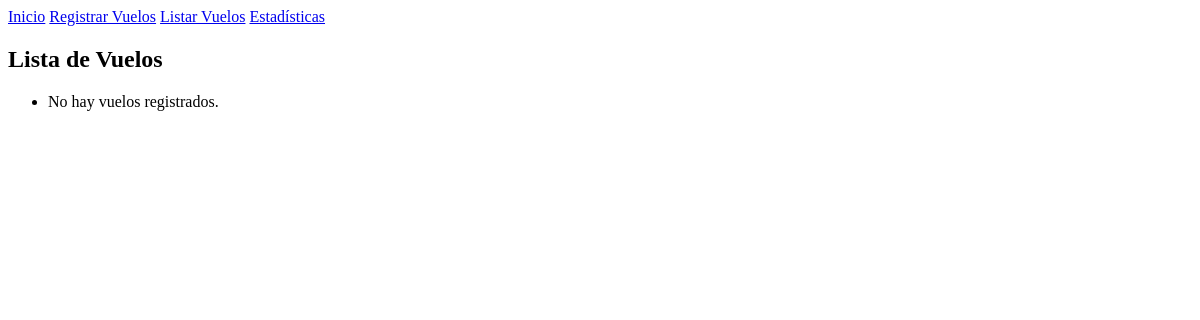
Page /listar/ on the earlier database version.
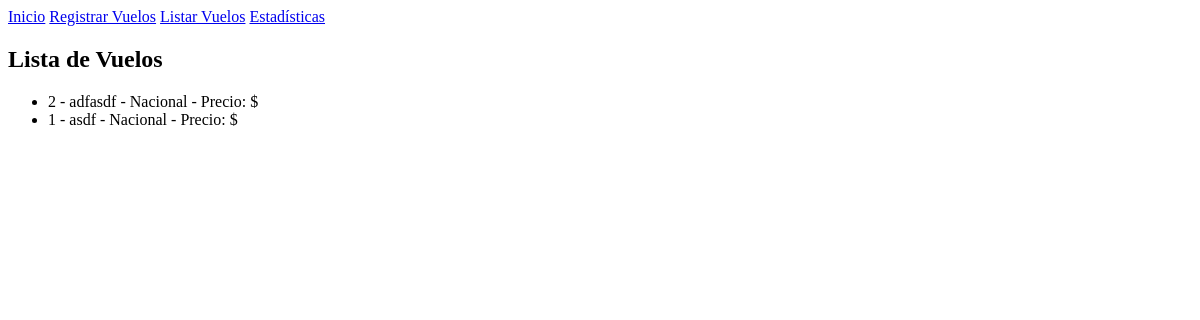
Same page on the later database version.
### avianca/models.py (models this page shows)
class Vuelo(models.Model):
    TIPOS_VUELO = [
        ('Nacional', 'Nacional'),
        ('Nacional', 'Internacional'),
    ]
    id = models.AutoField(primary_key=True)
    nombre = models.CharField(max_length=255)
    tipo = models.CharField(max_length=255, choices=TIPOS_VUELO)
    precio = models.IntegerField(validators=[MinValueValidator(50), MaxValueValidator(5000)], default=1)

### avianca/views.py (the view)
# urls.py: path('listar/', views.listar, name='listar'),
def listar(request):
    return render(request, 'avianca/listar.html', {'vuelos': Vuelo.objects.all().order_by('precio')})

### avianca/templates/avianca/listar.html
{% extends 'base.html' %} {% block content %}
<h2>Lista de Vuelos</h2>
<ul>
    {% for vuelo in vuelos %}
    <li>
        {{ vuelo.id }} - {{ vuelo.nombre }} - {{ vuelo.tipo }} - Precio: ${{ vuelo.price }}
    </li>
    {% empty %}
    <li>No hay vuelos registrados.</li>
    {% endfor %}
</ul>
{% endblock %}

### avianca/templates/base.html (shortened to what this page needs)
<!DOCTYPE html>
<html lang="es">
<head>
</head>
<body>
    <nav>
        <a href="{% url 'hogar' %}">Inicio</a>
        <a href="{% url 'registrar' %}">Registrar Vuelos</a>
        <a href="{% url 'listar' %}">Listar Vuelos</a>
        <a href="{% url 'estadisticas' %}">Estadísticas</a>
    </nav>
    <div>
        {% block content %} {% endblock %}
    </div>
</body>
</html>

Differences in the rows shown:
added Vuelo: id "2", nombre "adfasdf", tipo "Nacional"
added Vuelo: id "1", nombre "asdf", tipo "Nacional"
Other differences:
text no longer shown: "No hay vuelos registrados."
